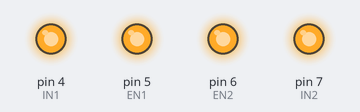
The sketch below on a simulated Arduino Uno, built with avr-gcc and run on an emulated ATmega328P. On the bench: output pins drawn as LEDs (lit = HIGH).

Above: at 0.05 s.
At 1.5 s:
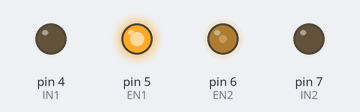
At 2.95 s:
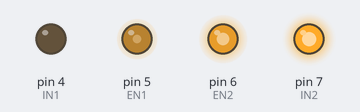
Timing chart, 0 to 6.9 s (numbered marks = the images above):
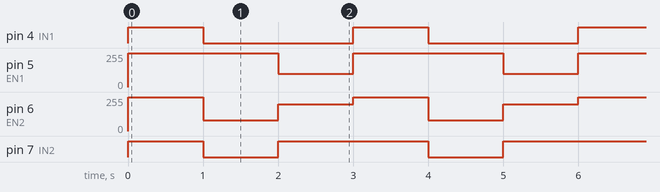

Measured:
- by itself, pin 4 (IN1): alternates HIGH for 1.0 s and LOW for 2.0 s
- by itself, pin 5 (EN1): alternates 255/255 for 2.0 s and 100/255 for 1.0 s
- by itself, pin 6 (EN2): repeats every 3.0 s: 80/255 1.0 s, 200/255 1.0 s, 255/255 1.0 s
- by itself, pin 7 (IN2): repeats every 3.0 s: LOW 1.0 s, HIGH 2.0 s

The sketch:

s5.5_drive.ino
```cpp
#define EN1 5
#define IN1 4
#define EN2 6
#define IN2 7

void setup() {
  pinMode(EN1, OUTPUT);
  pinMode(IN1, OUTPUT);
  pinMode(IN2, OUTPUT);
  pinMode(EN2, OUTPUT);
}

void loop() {
  //управление скоростью и направлением обоих колес
  //сводится к единственному вызову drive()
  //где знаки параметров определяют направление
  //а абсолютные значения - скорости

  drive(255, 255);
  delay(1000);
  drive(-80, -255);
  delay(1000);
  drive(200, -100);
  delay(1000);

}

//функция для управления моторами не будет возвращать значение
//и будет принимать два целочисленных параметра,
//определяющих и скорость, и направление для каждого мотора
void drive(int left, int right)
{
  //значение скорости может быть вычислено автоматически
  //поэтому следует убедиться, что оно лежит в допустимом диапазоне
  left = constrain(left, -255, 255);
  right = constrain(right, -255, 255);

  //проверяется знак первого параметра
  //и в зависимости от него задается направление левого мотора
  if(left >= 0)
    digitalWrite(IN2, HIGH);
  else
    digitalWrite(IN2, LOW);

  //аналогично для правого мотора
  if(right >= 0)
    digitalWrite(IN1, HIGH);
  else
    digitalWrite(IN1, LOW);

  //для задания скоростей используются те же параметры,
  //но с помощью abs() берется их абсолютное значение
  analogWrite(EN2, abs(left));
  analogWrite(EN1, abs(right));

}
```
